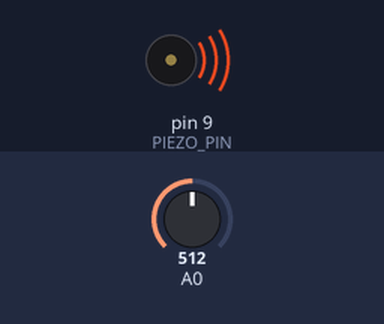
Bench run of a sketch on a simulated Arduino Uno, built with avr-gcc and run on an emulated ATmega328P. Shown: buzzer (waves = sounding). The inputs (shaded band) are chosen by the test bench; at power-on: A0 = 512. What the sketch prints to the serial monitor is not drawn.

Above: at 0.1 s.
Timing chart, 0 to 1.6 s (numbered marks = the images above):
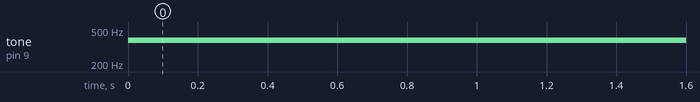

Measured:
- by itself, tone on pin 9 (PIEZO_PIN): silent → 377 Hz at 0.00 s

The sketch:

follow_analog_input.ino
```cpp
/*
  Pitch follower

 Plays a pitch that changes based on a changing analog input

 circuit:
 * 8-ohm speaker on digital pin 8
 * photoresistor on analog 0 to 5V
 * 4.7K resistor on analog 0 to ground

 http://arduino.cc/en/Tutorial/Tone2

 */
const unsigned int PIEZO_PIN = 9;


void setup() {
  // initialize serial communications (for debugging only):
  Serial.begin(9600);
}

void loop() {
  // read the sensor:
  int sensorReading = analogRead(A0);
  // print the sensor reading so you know its range
  Serial.println(sensorReading);
  // map the analog input range (in this case, 400 - 1000 from the photoresistor)
  // to the output pitch range (120 - 1500Hz)
  // change the minimum and maximum input numbers below
  // depending on the range your sensor's giving:
  int thisPitch = map(sensorReading, 400, 1000, 120, 1500);

  // play the pitch:
  tone(PIEZO_PIN, thisPitch, 10);
  delay(1);        // delay in between reads for stability
}
```
